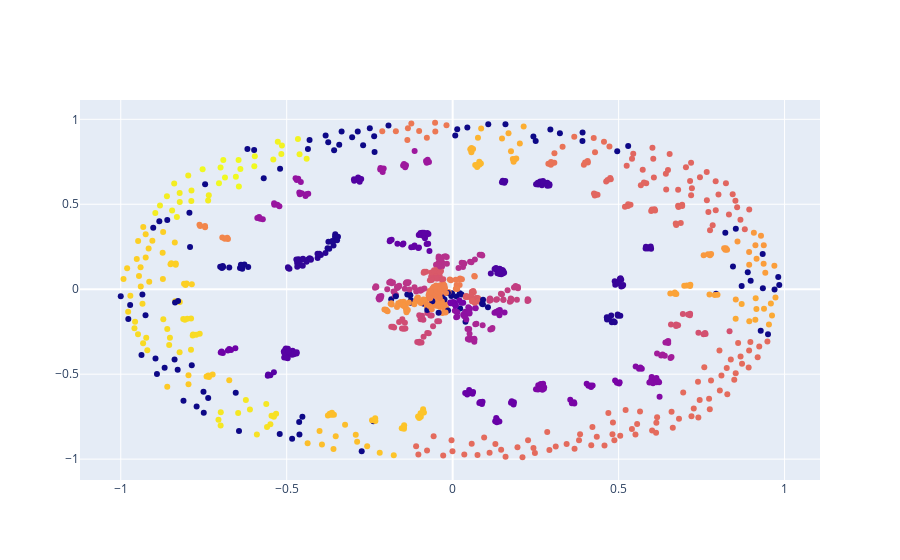

This figure's notebook cell:
### Code cell
s3d = go.Scatter(x=df['X'],y=df['Y'],marker=dict(color=df['cluster']+5),text = [f"Name: {x[0]}\nCluster: {x[1]+1}".format(x) for x in zip(df['name'],df['cluster']) ],mode="markers")
layout = go.Layout (
        scene = dict(
            xaxis = dict (title = 'X'),
            yaxis = dict (title = 'Y'),
        )
    )
fig = go.Figure(data=[s3d], layout = layout)
iplot(fig)

### Figure 1 — Plotly figure (JSON) as saved in the notebook; plotly's stock layout.template omitted (floating-point values rounded to 4 significant figures; data arrays with more than 128 entries replaced by an {"elided": "..."} marker saying what was removed)
{"data": [{"marker": {"color": {"elided": "1071 int values"}}, "mode": "markers", "text": {"elided": "1071 str values"}, "type": "scatter", "x": {"elided": "1071 float values"}, "y": {"elided": "1071 float values"}}], "layout": {"scene": {"xaxis": {"title": {"text": "X"}}, "yaxis": {"title": {"text": "Y"}}}}}
